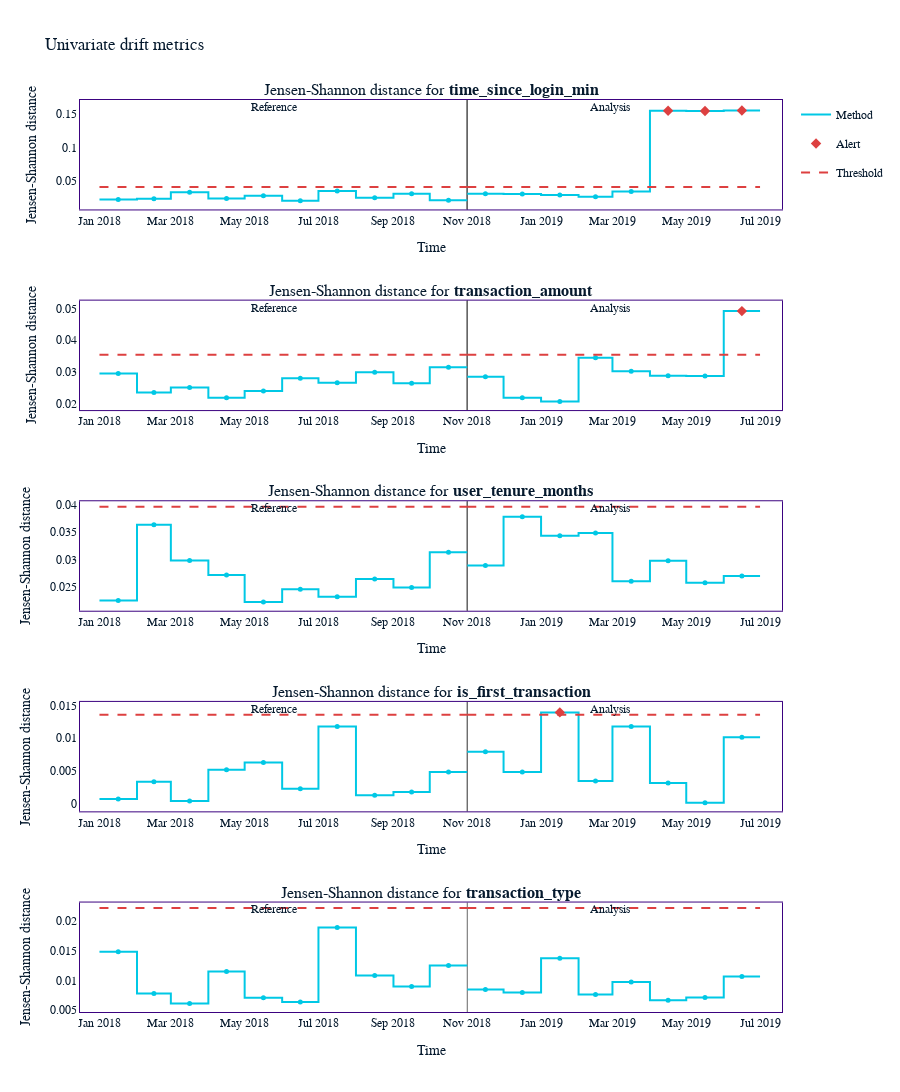

The cell this chart's notebook holds for it:
### Code cell
import matplotlib.pyplot as plt

#visualizing feature drift
fig = drift_results.plot(kind='drift', period='analysis')
fig
